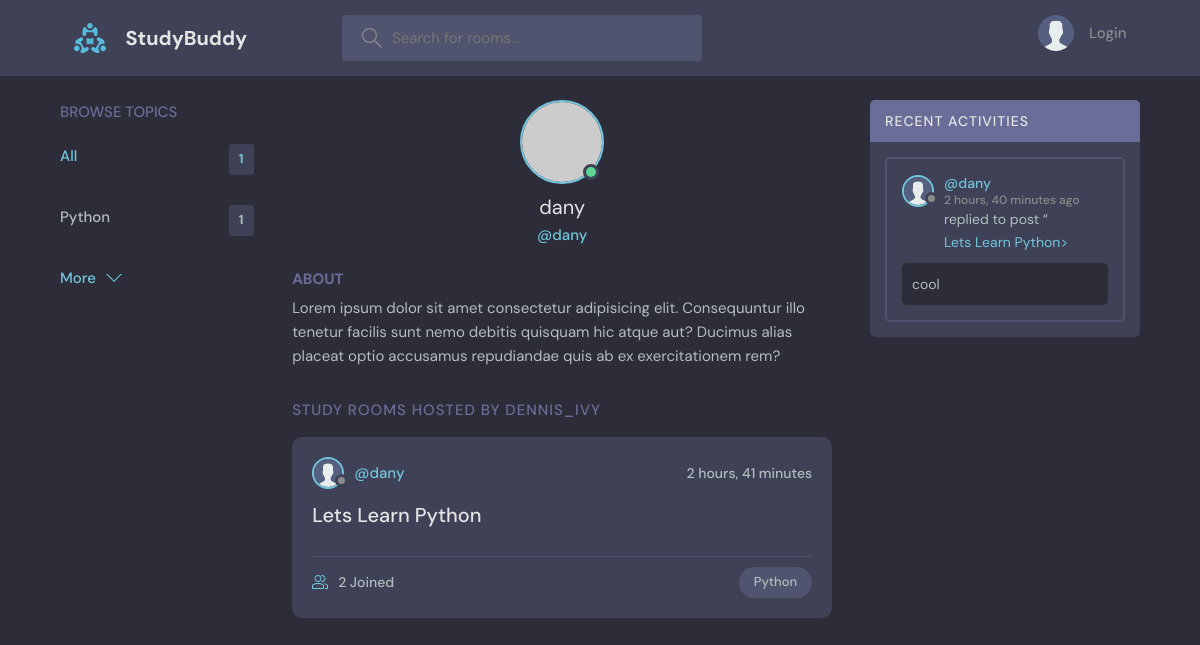
Page /profile/1/ on the committed database.
### base/models.py (models this page shows, shortened)
class Topic(models.Model):
    name = models.CharField(max_length=200)

class User(AbstractUser):
    name = models.CharField(max_length=200, null=True)
    email = models.EmailField(unique=True, null=True)
    bio = models.TextField(null=True)
    avatar = models.ImageField(null=True, default="avatar.svg")
    USERNAME_FIELD = 'email'
    REQUIRED_FIELDS = []

class Room(models.Model):
    host = models.ForeignKey(User, on_delete=models.SET_NULL, null=True)
    topic = models.ForeignKey(Topic, on_delete=models.SET_NULL, null=True)
    name = models.CharField(max_length=200)
    description = models.TextField(null=True, blank=True)
    participants = models.ManyToManyField(User, related_name='participants', blank=True)
    updated = models.DateTimeField(auto_now=True)
    created = models.DateTimeField(auto_now_add=True)
    class Meta:
        ordering = ['-updated', '-created']
    def __str__(self):
        return str(self.name)

class Message(models.Model):
    user = models.ForeignKey(User, on_delete=models.CASCADE)
    room = models.ForeignKey(Room, on_delete=models.CASCADE)
    body = models.TextField()
    updated = models.DateTimeField(auto_now=True)
    created = models.DateTimeField(auto_now_add=True)
    class Meta:
        ordering = ['-updated', '-created']

### base/views.py (the view)
# urls.py: path('profile/<str:pk>/', views.userProfile, name='user-profile'),
def userProfile(request, pk):
    user = User.objects.get(id=pk)
    rooms = user.room_set.all()
    room_messages = user.message_set.all()
    topics = Topic.objects.all()
    context = {'user': user, 'rooms': rooms, 'room_messages': room_messages,
               'topics': topics}
    return render(request, 'base/profile.html', context)

### base/templates/base/profile.html (shortened to what this page needs)
{% extends "main.html" %}
{% block content %}
  <main class="profile-page layout layout--3">
    <div class="container">
      {% include 'base/topics_component.html' %}
      <div class="roomList">
        <div class="profile">
          <div class="profile__avatar">
            <div class="avatar avatar--large active">
              <img src="https://randomuser.me/api/portraits/men/11.jpg" />
            </div>
          </div>
          <div class="profile__info">
            <h3>{{user.username}}</h3>
            <p>@{{user.username}}</p>
          </div>
          <div class="profile__about">
            <h3>About</h3>
            <p>
              Lorem ipsum dolor sit amet consectetur adipisicing elit. Consequuntur illo tenetur
              facilis sunt nemo debitis quisquam hic atque aut? Ducimus alias placeat optio
              accusamus repudiandae quis ab ex exercitationem rem?
            </p>
          </div>
        </div>
        <div class="roomList__header">
          <div>
            <h2>Study Rooms Hosted by dennis_ivy</a>
            </h2>
          </div>
        </div>
        {% include 'base/feed_component.html' %}
      </div>
      {% include 'base/activity_component.html'%}
    </div>
  </main>
{% endblock content %}

### templates/main.html (shortened to what this page needs)
<!DOCTYPE html>
{% load static %}
<html lang="en">
  <head>
    <link rel="stylesheet" href="{% static 'styles/style.css' %}" />
  </head>
  <body>
    {% include 'navbar.html' %}
    {% block content %}
    {% endblock %}
  </body>
</html>

### templates/navbar.html (shortened to what this page needs)
{% load static %}
<header class="header header--loggedIn">
    <div class="container">
      <a href="{% url 'home' %}" class="header__logo">
        <img src="{% static 'images/logo.svg'%}" />
        <h1>StudyBuddy</h1>
      </a>
      <form class="header__search" method="GET" action="{% url 'home' %}">
        <label>
          <input name="q" placeholder="Search for rooms..." />
        </label>
      </form>
      <nav class="header__menu">
        {% if request.user.is_authenticated %}
        <div class="header__user">
          <a href="{% url 'update-user' %}">
            <div class="avatar avatar--medium active">
              <img src="{{request.user.avatar.url}}" />
            </div>
            <p>{{ request.user.username }} <span>@{{ request.user.username }}</span></p>
          </a>
          <button class="dropdown-button">
            <svg version="1.1" xmlns="http://www.w3.org/2000/svg" width="32" height="32" viewBox="0 0 32 32">
              <title>chevron-down</title>
              <path d="M16 21l-13-13h-3l16 16 16-16h-3l-13 13z"></path>
            </svg>
          </button>
        </div>
        {% else %}
        <a href="{% url 'login' %}">
          <img src="{% static 'images/avatar.svg' %}" />
          <p>Login</p>
        </a>
            {% endif %}
      </nav>
    </div>
  </header>

### base/templates/base/topics_component.html
<div class="topics">
    <div class="topics__header">
      <h2>Browse Topics</h2>
    </div>
    <ul class="topics__list">
      <li>
        <a href="{% url 'home' %}" class="active">All <span>{{topics.count}}</span></a>
      </li>
      {% for topic in topics %}
      <li>
        <a href="{% url 'home' %}?q={{topic.name}}">{{topic.name}} <span>{{topic.room_set.all.count}}</span></a>
      </li>
      {% endfor %}
    </ul>
    <a class="btn btn--link" href="{% url 'topics' %}">
      More
      <svg version="1.1" xmlns="http://www.w3.org/2000/svg" width="32" height="32" viewBox="0 0 32 32">
        <title>chevron-down</title>
        <path d="M16 21l-13-13h-3l16 16 16-16h-3l-13 13z"></path>
      </svg>
    </a>
</div>

### base/templates/base/feed_component.html (shortened to what this page needs)
{% for room in rooms %}
<div class="roomListRoom">
    <div class="roomListRoom__header">
      <a href="{%url 'user-profile' room.host.id%}" class="roomListRoom__author">
        <div class="avatar avatar--small">
          <img src="{{room.host.avatar.url}}" />
        </div>
        <span>@{{room.host.username}}</span>
      </a>
      <div class="roomListRoom__actions">
        <span>{{room.created|timesince}}</span>
      </div>
    </div>
    <div class="roomListRoom__content">
      <a href="{% url 'room' room.id %}">{{room.name}}</a>
    </div>
    <div class="roomListRoom__meta">
      <a href="{% url 'room' room.id %}" class="roomListRoom__joined">
        {{room.participants.all.count}} Joined
      </a>
      <p class="roomListRoom__topic">{{room.topic.name}}</p>
    </div>
</div>
{% endfor %}

### base/templates/base/activity_component.html (shortened to what this page needs)
<div class="activities">
    <div class="activities__header">
      <h2>Recent Activities</h2>
    </div>
    {% for message in room_messages %}
    <div class="activities__box">
      <div class="activities__boxHeader roomListRoom__header">
        <a href="{% url 'user-profile' message.user.id %}" class="roomListRoom__author">
          <div class="avatar avatar--small">
            <img src="{{message.user.avatar.url}}" />
          </div>
          <p>
            @{{message.user.username}}
            <span>{{message.created|timesince}} ago</span>
          </p>
        </a>
      </div>
      <div class="activities__boxContent">
        <p>replied to post “<a href="{% url 'room' message.room.id %}">{{message.room}}></a></p>
        <div class="activities__boxRoomContent">
            {{message.body}}
        </div>
      </div>
    </div>
    {% endfor %}
  </div>

### rows in the picture
Topic: name "Python", room_set.all.count "1"
User: username "dany"
Room: host.avatar (placeholder picture), host.username "dany", created "2 hours, 41 minutes", name "Lets Learn Python", participants.all.count "2", topic.name "Python"
Message: user.avatar (placeholder picture), user.username "dany", created "2 hours, 40 minutes", room "Lets Learn Python", body "cool"

### other values in the picture
{{ topics.count }} "1"
